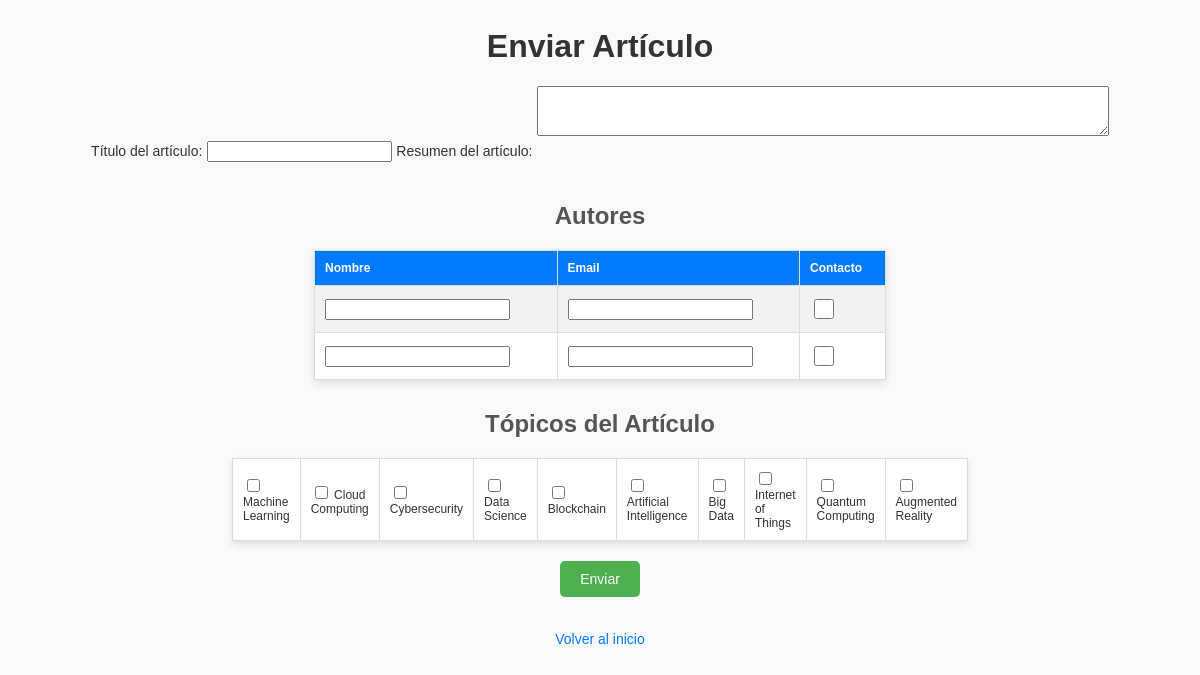
The app's page /php/enviar_articulo.php (signed in) with its own data.
### tables this page shows
CREATE TABLE Topico (
    id_topico INT AUTO_INCREMENT PRIMARY KEY,
    nombre VARCHAR(64) NOT NULL
);

### php/enviar_articulo.php (the view, shortened to what this page needs)
<?php
require_once 'conexion.php';
$stmt = $pdo->query("SELECT id_topico, nombre FROM Topico");
$topicos = $stmt->fetchAll();
?>
<!DOCTYPE html>
<html lang="es">
<head>
    <link rel="stylesheet" href="css/estilos.css">
</head>
<body>
    <h1 style="font-family: Arial, sans-serif; color: #333;">Enviar Artículo</h1>
    <form action="procesar_envio.php" method="POST" enctype="multipart/form-data">
        <label for="titulo" style="font-family: Arial, sans-serif; font-size: 14px;">Título del artículo:</label>
        <input type="text" id="titulo" name="titulo" required style="margin-bottom: 10px;">
        <label for="resumen" style="font-family: Arial, sans-serif; font-size: 14px;">Resumen del artículo:</label>
        <textarea id="resumen" name="resumen" rows="2" style="width: 50%; height: 50px; font-family: Arial, sans-serif; font-size: 12px; margin-bottom: 20px;" required></textarea>
        <h2 style="font-family: Arial, sans-serif; color: #555; margin-top: 30px;">Autores</h2>
        <table style="width: 50%; border-collapse: collapse; font-family: Arial, sans-serif; font-size: 12px; margin-bottom: 20px;" border="1">
            <tr>
                <th>Nombre</th>
                <th>Email</th>
                <th>Contacto</th>
            </tr>
            <tr>
                <td><input type="text" name="autor_nombre[]" required></td>
                <td><input type="email" name="autor_email[]" required></td>
                <td><input type="checkbox" name="autor_contacto[]" style="width: 20px; height: 20px;"></td>
            </tr>
            <tr>
                <td><input type="text" name="autor_nombre[]"></td>
                <td><input type="email" name="autor_email[]"></td>
                <td><input type="checkbox" name="autor_contacto[]" style="width: 20px; height: 20px;"></td>
            </tr>
        </table>
        <h2 style="font-family: Arial, sans-serif; color: #555; margin-top: 30px;">Tópicos del Artículo</h2>
        <table style="width: 30%; border-collapse: collapse; font-family: Arial, sans-serif; font-size: 12px; margin-bottom: 20px;" border="1">
            <tr>
                <?php foreach ($topicos as $topico): ?>
                    <td>
                        <label style="display: block;">
                            <input type="checkbox" name="topicos[]" value="<?= $topico['id_topico'] ?>"> <?= htmlspecialchars($topico['nombre']) ?>
                        </label>
                    </td>
                <?php endforeach; ?>
            </tr>
        </table>
        <button type="submit" style="font-family: Arial, sans-serif; font-size: 14px; background-color: #4CAF50; color: white; border: none; padding: 10px 20px; cursor: pointer;">Enviar</button>
    </form>
    <br>
    <a href="dashboard.php" style="font-family: Arial, sans-serif; font-size: 14px; color: #007BFF; text-decoration: none;">Volver al inicio</a>
</body>
</html>

### php/css/estilos.css (style rules this page uses)
body { font-family: Arial, sans-serif; text-align: center; padding: 20px; background-color: #f9f9f9; color: #333; }
h1, h2 { text-align: center; color: #007bff; }
table { margin: auto; width: 80%; border-collapse: collapse; background-color: #fff; box-shadow: 0 4px 8px rgba(0, 0, 0, 0.1); }
table th, table td { border: 1px solid #ddd; padding: 10px; text-align: left; }
table th { background-color: #007bff; color: #fff; }
table tr:nth-child(even) { background-color: #f2f2f2; }
button { background-color: #007bff; color: #fff; border: none; padding: 10px 15px; border-radius: 5px; cursor: pointer; transition: background-color 0.3s ease; }

### records on screen
topico: nombre "Machine Learning"
topico: nombre "Cloud Computing"
topico: nombre "Cybersecurity"
topico: nombre "Data Science"
topico: nombre "Blockchain"
topico: nombre "Artificial Intelligence"
topico: nombre "Big Data"
topico: nombre "Internet of Things"
topico: nombre "Quantum Computing"
topico: nombre "Augmented Reality"
